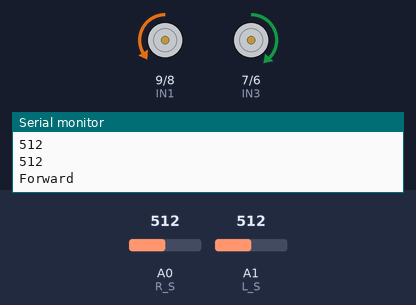
Bench run of a sketch on a simulated Arduino Uno, built with avr-gcc and run on an emulated ATmega328P. Shown: motor-driver pin pairs drawn as motors (green arrow = first pin HIGH = forward, orange = second pin HIGH = backward, longer = more drive, scaled by the enable pin), the last lines printed to the serial monitor. Inputs (shaded band) come from the test bench; at power-on: A0 (R_S) = 512, A1 (L_S) = 512.

Above: at 2.2 s.
2.3 s: A0 (R_S) set to 686
4.2 s: A0 (R_S) set to 714
At 6.0 s:
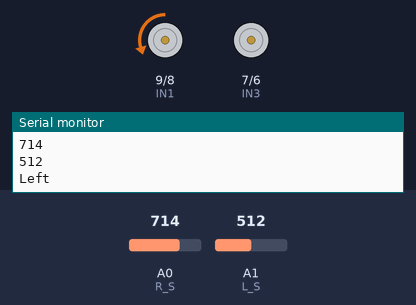
6.5 s: A0 (R_S) set to 690
At 7.5 s:
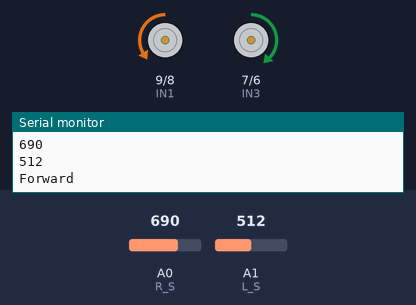
8.5 s: A1 (L_S) set to 690
10.2 s: A1 (L_S) set to 708
At 11.9 s:
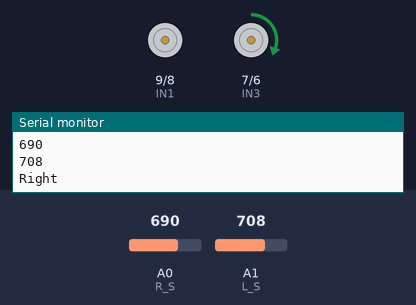
12.5 s: A1 (L_S) set to 511
At 13.5 s:
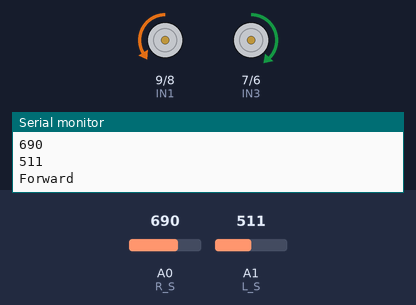
Timing chart, 0 to 15.5 s (numbered marks = the images above; inputs shaded):
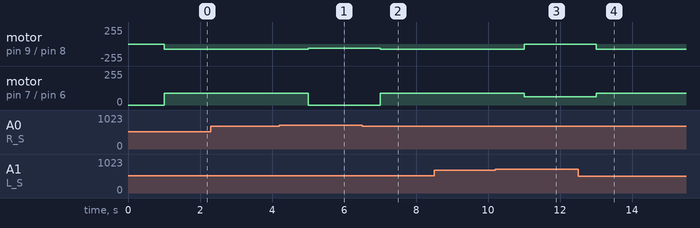

Measured:
- the behaviour switches between 699 and 700 on A0 (R_S) (found by bisection; images 0 and 1)
- the behaviour switches between 699 and 700 on A1 (L_S) (found by bisection; images 2 and 3)
- after the input at 4.2 s, motor on pin 9 (IN1) / pin 8 (IN2): backward 75/255 → backward 60/255 after 0.81 s; motor on pin 7 (IN3) / pin 6 (IN4): forward 90/255 → stopped after 0.81 s
- after the input at 6.5 s, motor on pin 9 (IN1) / pin 8 (IN2): backward 60/255 → backward 75/255 after 0.51 s; motor on pin 7 (IN3) / pin 6 (IN4): stopped → forward 90/255 after 0.51 s
- after the input at 10.2 s, motor on pin 9 (IN1) / pin 8 (IN2): backward 75/255 → stopped after 0.81 s; motor on pin 7 (IN3) / pin 6 (IN4): forward 90/255 → forward 62/255 after 0.81 s
- after the input at 12.5 s, motor on pin 9 (IN1) / pin 8 (IN2): stopped → backward 75/255 after 0.51 s; motor on pin 7 (IN3) / pin 6 (IN4): forward 62/255 → forward 90/255 after 0.51 s

The sketch:

Project.ino
```cpp
//Right ir sensor
#define R_S A0

//Left ir sensor
#define L_S A1

//left motor Pins
#define EA 10
#define IN1 9
#define IN2 8

//right motor Pins
#define IN3 7
#define IN4 6
#define EB 5

void forward();
void right();
void left();
void stop();

void setup(){
Serial.begin(9600);

//SET IR Sensors
pinMode(R_S, INPUT);
pinMode(L_S, INPUT);

//SET Motors
pinMode(EA, OUTPUT);
pinMode(IN1, OUTPUT);
pinMode(IN2, OUTPUT);
pinMode(EB, OUTPUT);
pinMode(IN3, OUTPUT);
pinMode(IN4, OUTPUT);

delay(1000);
}

void loop(){

  Serial.println (analogRead(R_S));
  Serial.println (analogRead(L_S));

  //If Right Sensor is seeing black (1) and the left sensor is seeing white (0) Then go left
  if((analogRead(R_S) >= 700)&&(analogRead(L_S) <= 700)){
    left();
    Serial.println ("Left");
    delay(1000);
  }

  //If Right Sensor is seeing white (0) and the left sensor is seeing black (1) Then go right
  else if((analogRead(R_S) <= 700)&&(analogRead(L_S) >= 700)){
    right();
    Serial.println ("Right");
    delay(1000);
  }

  //If both the right and left sensors are seeing white (0) then go forward
  else{
    forward();
    Serial.println ("Forward");
  }

  delay(1000);
}

void forward()
{
  //left motor rotate clock wise
  digitalWrite(IN1,0);
  digitalWrite(IN2, 1);

  //right motor rotate clock wise
  digitalWrite(IN3, 1);
  digitalWrite(IN4, 0);

  analogWrite(EA,75);
  analogWrite(EB, 90);
}


void right()
{
  //left motor rotate forward
  digitalWrite(IN1, 0);
  digitalWrite(IN2, 0);

  //right motor rotate backward
  digitalWrite(IN3, 1);
  digitalWrite(IN4, 0);


  analogWrite(EA, 60);
  analogWrite(EB, 62);
}


void left()
{
  //left motor rotate backward
  digitalWrite(IN1, 0);
  digitalWrite(IN2, 1);

  //right motor rotate forward
  digitalWrite(IN3, 0);
  digitalWrite(IN4, 0);


  analogWrite(EA, 60);
  analogWrite(EB,85);
}


void stop()
{
  //left motor stop rotation
  digitalWrite(IN1, 0);
  digitalWrite(IN2, 0);

  //right motor stop rotation
  digitalWrite(IN3, 0);
  digitalWrite(IN4, 0);

  analogWrite(EB, 0);
  analogWrite(EA, 0);
}
```
